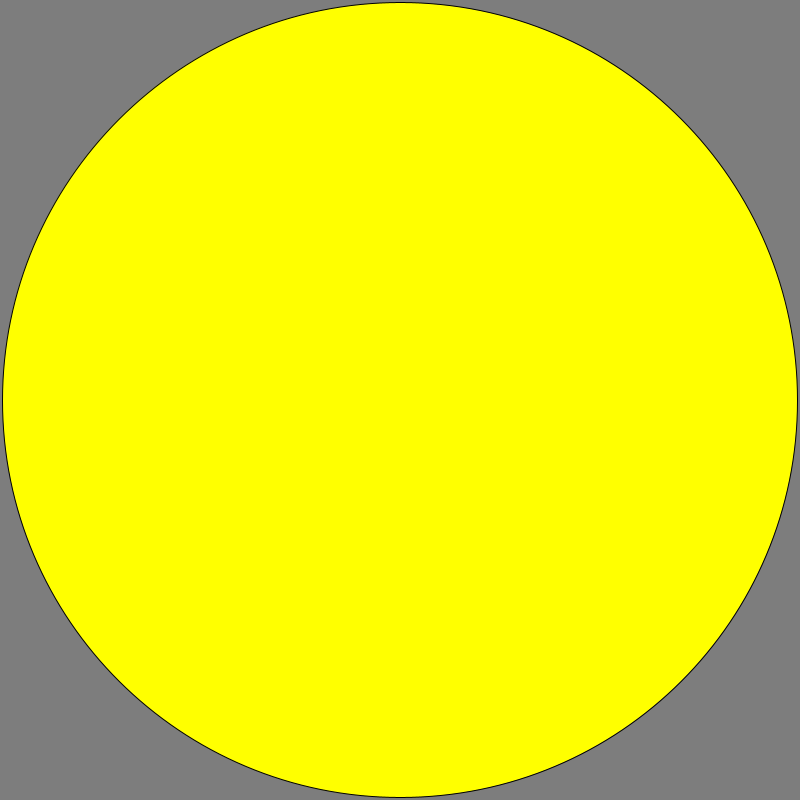
Frame 1 (no input)
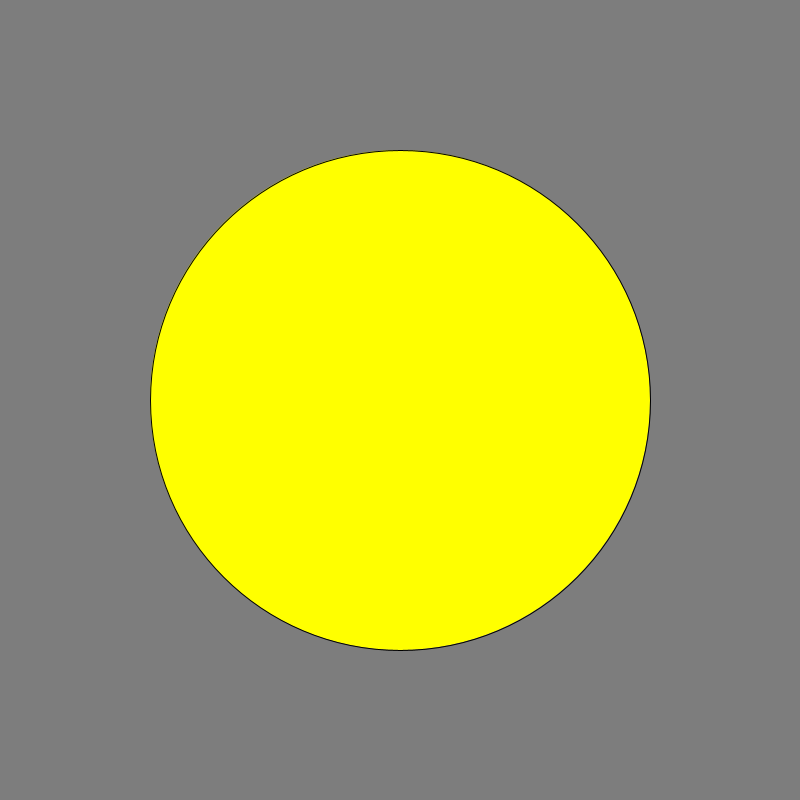
Frame 60 (the mouse pressed at the canvas centre just before this capture)
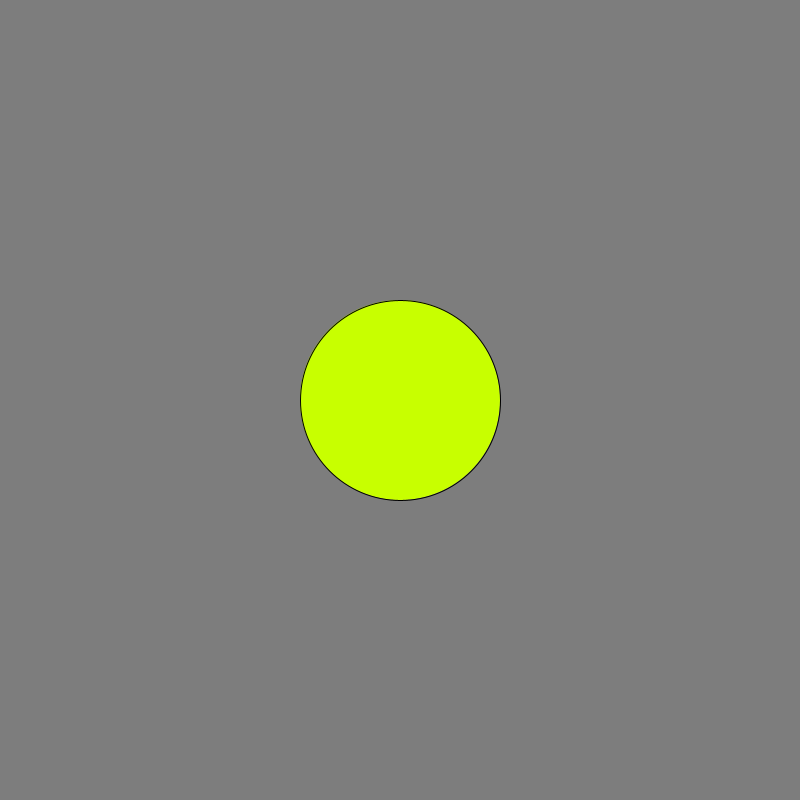
Frame 120 (the mouse held since frame 60 and released just before this capture)

The Processing sketch that drew these frames (run headless with seeded random() and noise(); from frame 60 on, the mouse is pressed at the canvas centre):

// Processing sketch: fact_
// ── fact_.pde
int num = 50;// numero del factorial
int value;//copia del resultado para manejar la ellipse y sus colores
int A = 800; // limite para pintar la ellipse del factorial
int col=value ; //colores
int col1=value ; 
int col2=value ; 

void setup() {
  size(800,800);
  println(factorial(num));// mostrar el factorial en consola

}
 
 
 // funcion para encontrar el factorial de un numero 
int factorial(int n) {
  for (int i=n-1;i>=1;i--) {
    
    n=n+i;
    println (n);//pintar todos los resultados anteriores al buscado en consola 
  }
  value = n;
  return n;
}

void draw (){
  
  background(125);
 
  // colores de la ellipse segun sus valores
  if (value<800) {
    col = value-1;
    if (value>600) {
        col = value-1; 
        col1 = col1+1;
    } 
    else 
    { if (value>400) {
   col2 = value -1;
   col1 = col1+1;
    }
    else {
    col = value + value;
    col1 = col1+1;
    }
    }
     fill(col, col1, col2);
  //tamaño de la ellipse segun sus valores
  ellipse(400,400,factorial(num),factorial(num));
  }
  
  // si los valores no pueden ser representados en pantalla 
  else { if(A>=-798 && A<=800) A = A-5;
          else {
           A= A+1600;
         }
     fill(A, value, col1);
    ellipse(400,400,A,A);
}
  
}
